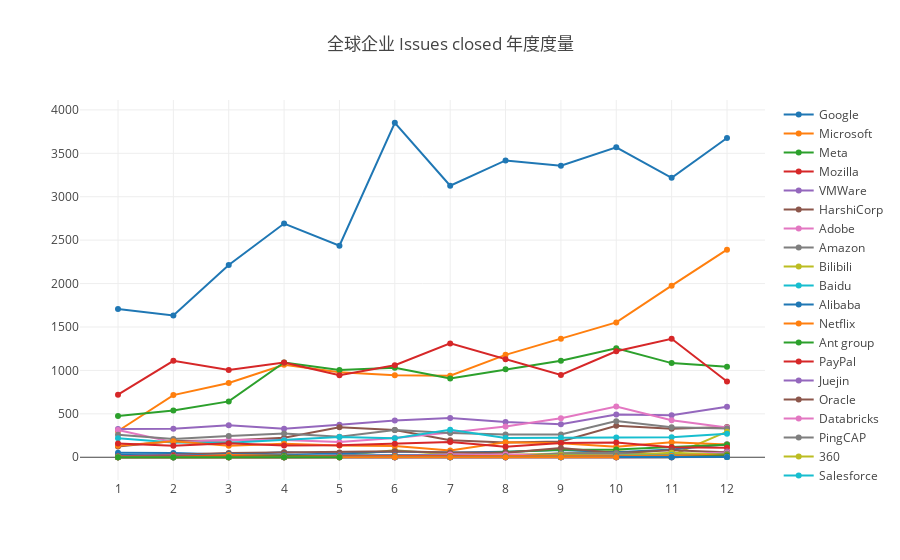

Notebook cell for this chart:
### Markdown cell above
#### Issues Closed
Issues Closed 是一个来自 CHAOSS 的指标，请参考 https://chaoss.community/metric-issues-closed/ 。
以下样例使用 OpenDigger 标签仓库在 2015 年的全年数据实现。

### Code cell
var startMonth = 1, endMonth = 12, x = [];
for (let y = startMonth; y <= endMonth; y++) x.push(`${y}`);
openDigger.metric.chaoss.issuesClosed({ labelIntersect: ['Company'], startMonth, endMonth, groupBy: 'Company', groupTimeRange: 'month', limit: -1 }).then(data => {
    console.log(`公司 ${data[1].name} 的 Issues Closed 度量的创建比例为 ${JSON.stringify(data[0].ratio)}`);
    openDigger.render.plotly(data.filter(row => row.name != 'Others').map(row => {
        return {
            x,
            y: row.count,
            mode: 'scatter',
            name: row.name
        };
    }), {title: `全球企业 Issues closed 年度度量 `, xaxis: {type: 'category'}});
});

### Figure 1 — Plotly figure (JSON) as saved in the notebook; plotly's stock layout.template omitted (floating-point values rounded to 4 significant figures)
{"data": [{"mode": "scatter", "name": "Google", "x": ["1", "2", "3", "4", "5", "6", "7", "8", "9", "10", "11", "12"], "y": ["1708", "1632", "2214", "2691", "2437", "3852", "3127", "3418", "3358", "3569", "3218", "3677"]}, {"mode": "scatter", "name": "Microsoft", "x": ["1", "2", "3", "4", "5", "6", "7", "8", "9", "10", "11", "12"], "y": ["302", "716", "855", "1064", "980", "943", "939", "1179", "1366", "1553", "1976", "2390"]}, {"mode": "scatter", "name": "Meta", "x": ["1", "2", "3", "4", "5", "6", "7", "8", "9", "10", "11", "12"], "y": ["474", "539", "643", "1091", "1004", "1030", "907", "1012", "1111", "1256", "1084", "1041"]}, {"mode": "scatter", "name": "Mozilla", "x": ["1", "2", "3", "4", "5", "6", "7", "8", "9", "10", "11", "12"], "y": ["721", "1110", "1004", "1090", "944", "1060", "1311", "1129", "947", "1221", "1364", "873"]}, {"mode": "scatter", "name": "VMWare", "x": ["1", "2", "3", "4", "5", "6", "7", "8", "9", "10", "11", "12"], "y": ["324", "327", "369", "329", "373", "423", "453", "405", "379", "493", "483", "582"]}, {"mode": "scatter", "name": "HarshiCorp", "x": ["1", "2", "3", "4", "5", "6", "7", "8", "9", "10", "11", "12"], "y": ["125", "187", "194", "225", "345", "313", "196", "171", "182", "363", "328", "347"]}, {"mode": "scatter", "name": "Adobe", "x": ["1", "2", "3", "4", "5", "6", "7", "8", "9", "10", "11", "12"], "y": ["315", "174", "201", "198", "176", "222", "286", "355", "448", "583", "426", "342"]}, {"mode": "scatter", "name": "Amazon", "x": ["1", "2", "3", "4", "5", "6", "7", "8", "9", "10", "11", "12"], "y": ["259", "211", "244", "273", "235", "313", "280", "261", "263", "416", "345", "331"]}, {"mode": "scatter", "name": "Bilibili", "x": ["1", "2", "3", "4", "5", "6", "7", "8", "9", "10", "11", "12"], "y": ["0", "0", "0", "0", "19", "81", "33", "25", "43", "73", "21", "295"]}, {"mode": "scatter", "name": "Baidu", "x": ["1", "2", "3", "4", "5", "6", "7", "8", "9", "10", "11", "12"], "y": ["218", "169", "168", "197", "232", "220", "317", "223", "224", "227", "229", "270"]}, {"mode": "scatter", "name": "Alibaba", "x": ["1", "2", "3", "4", "5", "6", "7", "8", "9", "10", "11", "12"], "y": ["52", "48", "31", "58", "43", "67", "56", "64", "84", "58", "88", "151"]}, {"mode": "scatter", "name": "Netflix", "x": ["1", "2", "3", "4", "5", "6", "7", "8", "9", "10", "11", "12"], "y": ["131", "183", "131", "156", "134", "129", "77", "174", "162", "121", "172", "147"]}, {"mode": "scatter", "name": "Ant group", "x": ["1", "2", "3", "4", "5", "6", "7", "8", "9", "10", "11", "12"], "y": ["0", "0", "0", "0", "3", "5", "21", "60", "87", "88", "118", "143"]}, {"mode": "scatter", "name": "PayPal", "x": ["1", "2", "3", "4", "5", "6", "7", "8", "9", "10", "11", "12"], "y": ["158", "131", "162", "136", "139", "155", "175", "122", "163", "170", "114", "109"]}, {"mode": "scatter", "name": "Juejin", "x": ["1", "2", "3", "4", "5", "6", "7", "8", "9", "10", "11", "12"], "y": ["0", "0", "0", "0", "0", "0", "0", "0", "0", "0", "0", "65"]}, {"mode": "scatter", "name": "Oracle", "x": ["1", "2", "3", "4", "5", "6", "7", "8", "9", "10", "11", "12"], "y": ["17", "28", "50", "56", "54", "68", "56", "53", "107", "50", "81", "59"]}, {"mode": "scatter", "name": "Databricks", "x": ["1", "2", "3", "4", "5", "6", "7", "8", "9", "10", "11", "12"], "y": ["17", "17", "21", "12", "20", "19", "33", "31", "26", "31", "30", "55"]}, {"mode": "scatter", "name": "PingCAP", "x": ["1", "2", "3", "4", "5", "6", "7", "8", "9", "10", "11", "12"], "y": ["0", "0", "0", "0", "0", "0", "0", "0", "46", "48", "22", "44"]}, {"mode": "scatter", "name": "360", "x": ["1", "2", "3", "4", "5", "6", "7", "8", "9", "10", "11", "12"], "y": ["17", "1", "8", "6", "8", "3", "1", "4", "28", "20", "52", "30"]}, {"mode": "scatter", "name": "Salesforce", "x": ["1", "2", "3", "4", "5", "6", "7", "8", "9", "10", "11", "12"], "y": ["5", "1", "2", "4", "3", "7", "10", "2", "9", "16", "26", "30"]}, {"mode": "scatter", "name": "IBM", "x": ["1", "2", "3", "4", "5", "6", "7", "8", "9", "10", "11", "12"], "y": ["30", "15", "34", "24", "20", "24", "15", "11", "18", "16", "13", "28"]}, {"mode": "scatter", "name": "Meituan", "x": ["1", "2", "3", "4", "5", "6", "7", "8", "9", "10", "11", "12"], "y": ["8", "6", "26", "14", "10", "13", "15", "9", "15", "11", "16", "28"]}, {"mode": "scatter", "name": "Douban", "x": ["1", "2", "3", "4", "5", "6", "7", "8", "9", "10", "11", "12"], "y": ["2", "0", "2", "15", "3", "2", "2", "7", "7", "3", "1", "24"]}, {"mode": "scatter", "name": "Netease", "x": ["1", "2", "3", "4", "5", "6", "7", "8", "9", "10", "11", "12"], "y": ["9", "13", "10", "7", "10", "8", "8", "5", "3", "7", "3", "5"]}, {"mode": "scatter", "name": "DCloud", "x": ["1", "2", "3", "4", "5", "6", "7", "8", "9", "10", "11", "12"], "y": ["5", "1", "1", "0", "3", "1", "1", "1", "3", "0", "2", "4"]}, {"mode": "scatter", "name": "Deepin", "x": ["1", "2", "3", "4", "5", "6", "7", "8", "9", "10", "11", "12"], "y": ["1", "1", "2", "0", "0", "0", "1", "0", "0", "0", "0", "4"]}, {"mode": "scatter", "name": "Linux China", "x": ["1", "2", "3", "4", "5", "6", "7", "8", "9", "10", "11", "12"], "y": ["1", "0", "0", "1", "0", "1", "0", "0", "0", "1", "0", "4"]}, {"mode": "scatter", "name": "Huawei", "x": ["1", "2", "3", "4", "5", "6", "7", "8", "9", "10", "11", "12"], "y": ["0", "0", "0", "0", "0", "0", "1", "0", "0", "0", "0", "3"]}, {"mode": "scatter", "name": "Xiaomi", "x": ["1", "2", "3", "4", "5", "6", "7", "8", "9", "10", "11", "12"], "y": ["0", "1", "0", "1", "1", "3", "3", "3", "3", "3", "7", "2"]}, {"mode": "scatter", "name": "Tencent", "x": ["1", "2", "3", "4", "5", "6", "7", "8", "9", "10", "11", "12"], "y": ["2", "1", "2", "2", "3", "3", "1", "3", "0", "2", "4", "2"]}, {"mode": "scatter", "name": "Vipshop", "x": ["1", "2", "3", "4", "5", "6", "7", "8", "9", "10", "11", "12"], "y": ["0", "0", "0", "0", "0", "0", "0", "0", "0", "1", "1", "2"]}, {"mode": "scatter", "name": "CTrip", "x": ["1", "2", "3", "4", "5", "6", "7", "8", "9", "10", "11", "12"], "y": ["0", "0", "0", "0", "0", "0", "0", "0", "0", "1"]}, {"mode": "scatter", "name": "QingCloud", "x": ["1", "2", "3", "4", "5", "6", "7", "8", "9", "10", "11", "12"], "y": ["0", "0", "0", "0", "1"]}], "layout": {"autosize": true, "title": {"text": "全球企业 Issues closed 年度度量 "}, "xaxis": {"autorange": true, "range": [-0.678, 11.68], "type": "category"}, "yaxis": {"autorange": true, "range": [-317.9, 4170.0], "type": "linear"}}}
